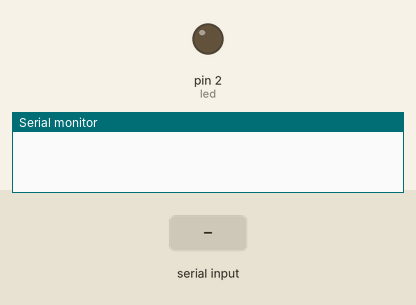
A sketch run on a simulated Arduino Uno, built with avr-gcc and run on an emulated ATmega328P. Parts: output pins drawn as LEDs (lit = HIGH), the last lines printed to the serial monitor. The test bench sets the inputs (shaded band).

Above: at 1.2 s.
1.3 s: "n" received over Serial
At 2.2 s:
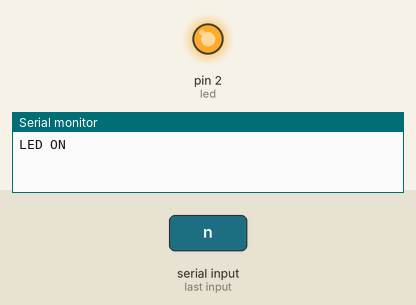
2.8 s: "m" received over Serial
At 3.3 s:
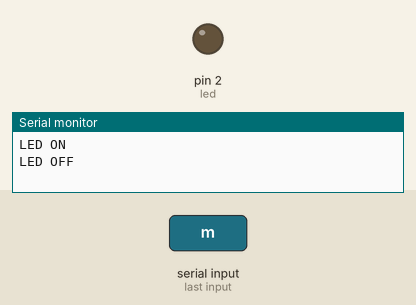
Timing chart, 0 to 5.8 s (numbered marks = the images above; inputs shaded):
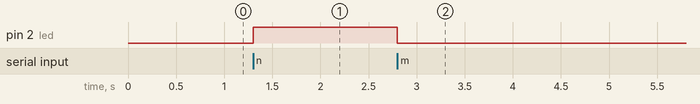

The sketch:

Day_7_Serial_Monitor_read.ino
```cpp
int led = 2;
void setup() {
  pinMode(led, OUTPUT);
  Serial.begin(19200);
}

void loop() {
  while (Serial.available()){
    char seri = Serial.read();

    if (seri == 'n')
    {
      digitalWrite(led, HIGH);
      Serial.println("LED ON");
    }
    else if (seri == 'm')
    {
      digitalWrite(led, LOW);
      Serial.println("LED OFF");
    }
  }
 }
```

Measured:
- after the input at 1.3 s, pin 2 (led): LOW → HIGH at once
- after the input at 2.8 s, pin 2 (led): HIGH → LOW at once
